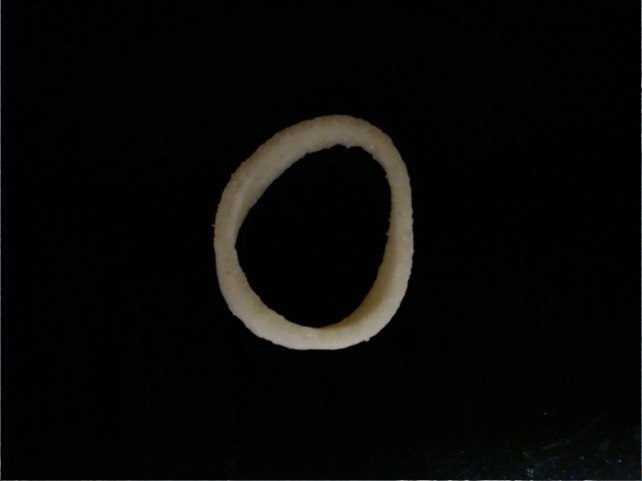
#> input picture data/sample2.jpg, 642 x 481 px
$ python getRadius.py
#> lines starting #> are read from the running program, lines starting #| are printed output that depends on the picture; after the words box and inside, x2 and y2 are one past the last pixel; in counts of white or black regions, pixels touching at a corner belong together; long printed decimals are rounded
import cv2
import numpy as np

def img2bin(img):
    """画像の二値化

    Args:
        img: 元画像
    Returns:
        Any: 二値化画像
    """
    # 閾値の設定
    threshold = 50

    # 二値化(閾値100を超えた画素を255にする。)
    ret, img_thresh = cv2.threshold(img, threshold, 255, cv2.THRESH_BINARY)

    # オープニング処理
    kernel = np.ones((5, 5), np.uint8)
    return cv2.morphologyEx(img_thresh, cv2.MORPH_OPEN, kernel)

def getContours(img):
    """輪郭抽出

    Args:
        img: 元画像
    Returns:
        Array: 輪郭（0番目が外側、1番目が内側の円）
    """
    # 輪郭の検出
    contours, hierarchy = cv2.findContours(img, cv2.RETR_CCOMP, cv2.CHAIN_APPROX_NONE)
    if (len(contours) != 2):
        return False

    cont_0 = contours[0][:, 0]
    cont_1 = contours[1][:, 0]
    return cont_0, cont_1

def getMaxMin(cont):
    """輪郭の点群から最大・最小の座標を取得

    Args:
        cont: 輪郭の点群

    Returns:
        array: 最大・最小の座標（二次元配列）
    """
    cont_max_y = np.max(cont[:, 0])
    cont_max_x = np.max(cont[:, 1])
    cont_min_y = np.min(cont[:, 0])
    cont_min_x = np.min(cont[:, 1])
    return (cont_min_y, cont_min_x), (cont_max_y, cont_max_x)

def getCenter(cont_maxmin):
    """なげわの中心の取得

    Args:
        cont_maxmin: 輪郭の最大最小座標

    Returns:
        array: 中心のx, y
    """
    center = np.average(cont_maxmin, 0)
    print(center)
    return center

def getRadius(cont, center):
    """内接円の半径を取得

    Args:
        cont: 輪郭の座標群
        center: 内接円中心の座標

    Returns:
        float: 内接円の半径
    """
    distance_arr = np.empty(1)
    for i in range(len(cont)):
        distance = np.linalg.norm(cont[i]-center)
        distance_arr = np.append(distance_arr, distance)

    radius = np.min(distance_arr)
    print(radius)
    return radius


# 画像の読み込み
img = cv2.imread("./data/sample2.jpg", 0)
#> img: shape (481, 642); min 0, max 169, mean 8.1
# 画像の二値化
img_opening = img2bin(img)
#> in img2bin, `ret, img_thresh = cv2.threshold(img, threshold, 255, cv2.THRESH_BINARY)`:
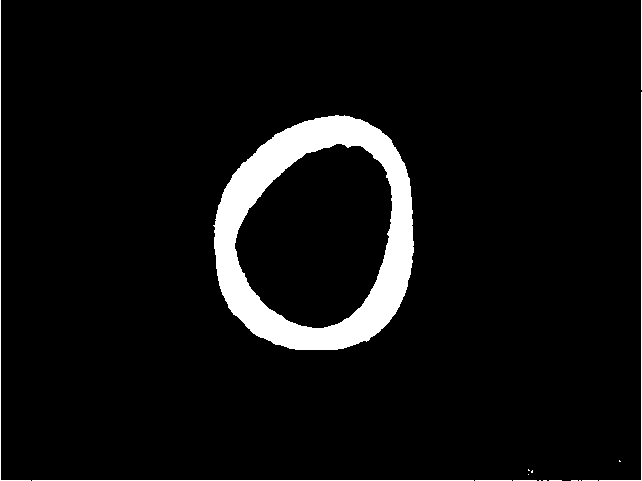
#> img_thresh: shape (481, 642); 6% white; 17 white regions (10 under 20 px), largest, box (x1, y1, x2, y2) and area: (213, 115, 414, 350) 16792, (0, 0, 31, 481) 511, (32, 480, 474, 481) 442
#> in img2bin, `ret, img_thresh = cv2.threshold(img, threshold, 255, cv2.THRESH_BINARY)`: ret = 50
#> in img2bin, `return cv2.morphologyEx(img_thresh, cv2.MORPH_OPEN, kernel)`:
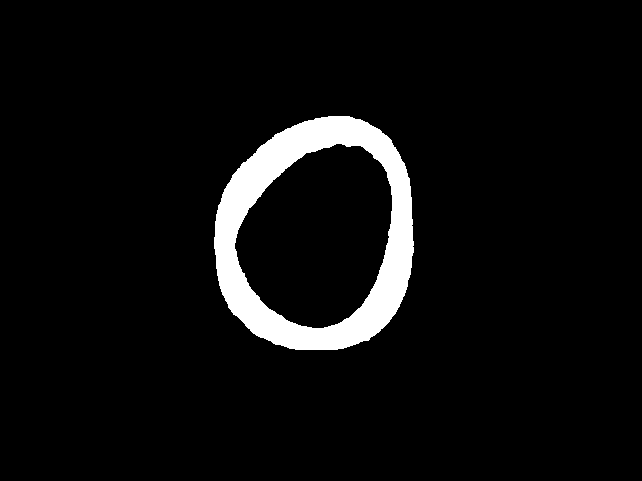
#> returned value: shape (481, 642); 5.4% white; 1 white region

contours = getContours(img_opening)
#> in getContours, `contours, hierarchy = cv2.findContours(img, cv2.RETR_CCOMP, cv2.CHAIN_..`: contours = 2 contours; box (x1, y1, x2, y2) and area: (214, 116, 414, 350) 37627, (234, 143, 393, 329) 21434
#> in getContours, `cont_0 = contours[0][:, 0]`: cont_0 = 650 pairs, first value 214 to 413, second value 116 to 349
#> in getContours, `cont_1 = contours[1][:, 0]`: cont_1 = 481 pairs, first value 234 to 392, second value 143 to 328
if (contours == False) :
    exit

(cont_0, cont_1) = contours
cont_0_maxmin = getMaxMin(cont_0)
#> in getMaxMin, `cont_max_y = np.max(cont[:, 0])`: cont_max_y = 413
#> in getMaxMin, `cont_max_x = np.max(cont[:, 1])`: cont_max_x = 349
#> in getMaxMin, `cont_min_y = np.min(cont[:, 0])`: cont_min_y = 214
#> in getMaxMin, `cont_min_x = np.min(cont[:, 1])`: cont_min_x = 116
#> cont_0_maxmin = ((214, 116), (413, 349))
cont_1_maxmin = getMaxMin(cont_1)
#> cont_1_maxmin = ((234, 143), (392, 328))
center = getCenter(cont_1_maxmin)
#> in getCenter, `center = np.average(cont_maxmin, 0)`: center = [313, 235.5]
#| [313.  235.5]
#> center = [313, 235.5]
radius = getRadius(cont_1, center)
#> the loop in getRadius, `for i in range(len(cont)):` made 481 passes
#> distance on passes 8 to 10: 95.99, 96.29, 96.61
#> after the loop in getRadius, `for i in range(len(cont)):`: distance_arr = 482 values, max 235.5 at index 0, min 66.1 at index 401, mean 83.59
#> in getRadius, `radius = np.min(distance_arr)`: radius = 66.1
#| 66.100
#> radius = 66.1

img_dst = cv2.cvtColor(img, cv2.COLOR_GRAY2RGB)
cv2.rectangle(img_dst, cont_0_maxmin[0], cont_0_maxmin[1], (255, 0, 0), 1)
cv2.rectangle(img_dst, cont_1_maxmin[0], cont_1_maxmin[1], (0, 0, 255), 1)
cv2.circle(img_dst, (int(center[0]), int(center[1])), 3, (255, 0, 255), 1)
#> img_dst: shape (481, 642, 3); mean B, G, R 8.6, 7.8, 8.4
cv2.circle(img_dst, (int(center[0]), int(center[1])), int(radius), (0, 255, 255), 1)
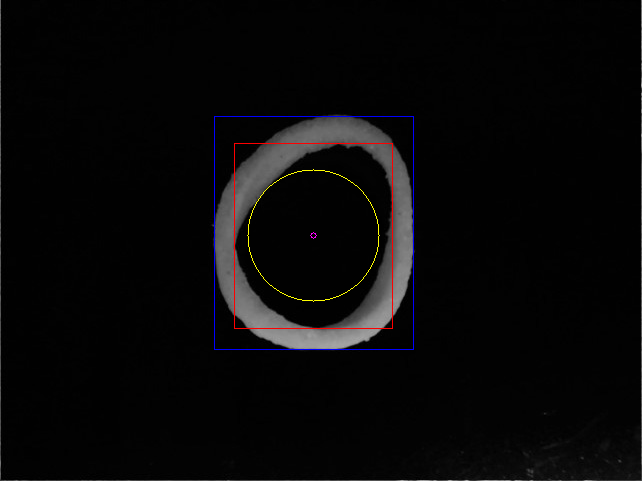
#> img_dst: shape (481, 642, 3); mean B, G, R 8.6, 8.1, 8.7

# 二値化画像の表示
cv2.imshow("img_src", img)
cv2.imshow("img_th_with_opening", img_opening)
cv2.imshow("img_dst", img_dst)
cv2.waitKey()
cv2.destroyAllWindows()
